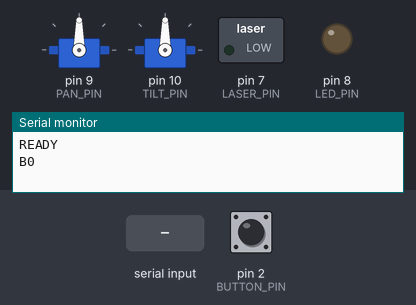
The sketch below on a simulated Arduino Uno, built with avr-gcc and run on an emulated ATmega328P. On the bench: 2 × servo, switched loads named in the sketch (green lamp = pin HIGH), output pins drawn as LEDs (lit = HIGH), the last lines printed to the serial monitor. Inputs (shaded band) come from the test bench; at power-on: pin 2 (BUTTON_PIN) HIGH.

Above: at 1.2 s.
1.3 s: "D1\n" received over Serial
At 1.7 s:
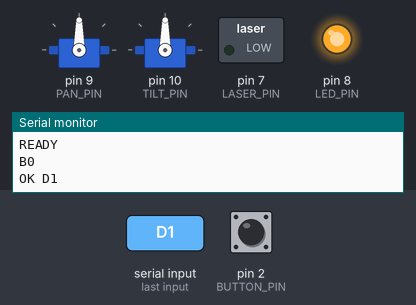
3.3 s: "OK 90,45\n" received over Serial
4.8 s: "L1\n" received over Serial
Timing chart, 0 to 7.8 s (numbered marks = the images above; inputs shaded):
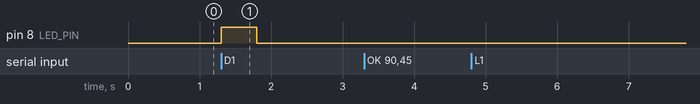

The sketch:

turret.ino
```cpp
/*
  SAFETY RULES - checked by reading this code (2026-10-11) and by compiling it.
  NOT yet verified on real hardware. docs/WOKWI.md shows how to check each
  one in the free online simulator.

    [x] L1 is refused while LASER_ENABLED is false
          handleLaserCommand() replies "ERR laser disabled..." and setLaser()
          forces the pin LOW whenever LASER_ENABLED is false.
    [x] Laser AND LED turn off after 500 ms without a valid command
          loop(): if (laserOn || ledOn) and millis() - lastCommandMs > 500.
          Only VALID commands (angles, L0/L1, D0/D1) reset the timer.
    [x] Angles are clamped to 20..160
          handleLine(): constrain(pan/tilt, MIN_ANGLE, MAX_ANGLE). Huge numbers
          (e.g. 99999999) saturate in strtol() and are then clamped too.
    [x] Malformed lines are ignored (servos don't move)
          handleLine() rejects anything that isn't exactly "number,number"
          (or L0/L1/D0/D1) with "ERR bad format: ...".
    [x] Boot state: both servos at 90, laser LOW, LED off
          setup(): the laser pin is driven LOW first, servo.write(90) is called
          BEFORE attach(), then setLed(false).
    [x] A flood of serial data can't crash it
          The line buffer has a fixed size (LINE_MAX); extra characters are
          dropped and the line is answered with "ERR line too long". The
          Arduino's own 64-byte receive buffer simply drops bytes when full.
          No String class is used, so memory can't fragment.

  !!! HARDWARE NOTE (Phase 5 wiring): while the Uno RESETS (every time the
  laptop opens the serial port) its bootloader runs for ~1-2 s BEFORE setup().
  During that time pin 7 is not driven (it "floats"), so the 2N2222's base
  could pick up noise and partly switch the laser on. No code can prevent
  this. Fix: a 10 kOhm resistor from pin 7 to GND (a "pull-down") so the
  transistor is held OFF whenever the pin isn't driven.

  turret.ino  -  drive the pan/tilt servos, laser, LOCKED LED and fire
                 button from the laptop.

  What it does:
    - Listens on the USB serial port at 115200 baud for lines of text like
          90,45
      meaning "pan servo to 90 degrees, tilt servo to 45 degrees".
    - Clamps (limits) both angles to 20..160 so the pan-tilt bracket never
      slams into its mechanical end stops (that can strip servo gears).
    - Ignores anything that isn't exactly "number,number" and keeps running.
    - Replies to every line so the laptop knows what happened:
          "OK 90,45"         -> servos moved (shows the angles after clamping)
          "ERR bad format"   -> line was ignored
    - Prints "READY" once at startup.

  Laser commands (pin 7, through the 2N2222 transistor):
          L1   -> laser ON   (ONLY if LASER_ENABLED below is true!)
          L0   -> laser OFF
    With LASER_ENABLED = false (the default) "L1" is refused with an
    "ERR laser disabled" reply and the pin stays LOW. Pin 7 can never
    go HIGH.

  LOCKED LED (pin 8, through a 220 ohm resistor):
          D1   -> LED on      D0 -> LED off

  FIRE BUTTON (pin 2 to GND, using the Arduino's built-in pull-up resistor):
    The Arduino reports the button to the laptop:
          B1   -> button pressed      B0 -> button released
    It sends the current state once after "READY", then on every change.
    The button does NOT switch the laser by itself - the laptop decides
    (it must also be locked, etc.), and "L1" is still refused unless
    LASER_ENABLED is true here.

  SAFETY TIMEOUT: if no valid command arrives for 500 ms (laptop program
  froze, crashed, or the USB cable was pulled), the laser AND the LED turn
  OFF by themselves. The laptop sends commands ~30 times per second while
  running, so in normal use this never triggers.

  Hobby servo basics:
    A servo has 3 wires: power, ground and signal. The Arduino sends a pulse
    on the signal wire about 50 times a second; the pulse's LENGTH
    (about 0.5 to 2.4 milliseconds) tells the servo which angle to hold.
    The Servo library generates those pulses for us - we just call
    servo.write(angle).
*/

#include <Servo.h>
#include <stdlib.h>   // for strtol(), which turns text into a number
#include <string.h>   // for strcmp(), which compares two pieces of text

// ---------------------------------------------------------------------------
// LASER SAFETY SWITCH
// false = the laser can NEVER turn on, whatever the laptop sends.
// Only change to true in Phase 5, after the laser wiring is checked.
// ---------------------------------------------------------------------------
const bool LASER_ENABLED = false;

// If no valid command arrives for this long, turn the laser and LED off.
const unsigned long COMMAND_TIMEOUT_MS = 500;

// ---------------------------------------------------------------------------
// Settings
// ---------------------------------------------------------------------------
const int PAN_PIN = 9;          // pan servo signal wire (left/right)
const int TILT_PIN = 10;        // tilt servo signal wire (up/down)
const int LASER_PIN = 7;        // laser transistor (only used if LASER_ENABLED)
const int LED_PIN = 8;          // "LOCKED" LED
const int BUTTON_PIN = 2;       // fire button (other leg to GND)

// A mechanical button "bounces": for a few milliseconds after you press it,
// the contacts flicker on/off many times. We only accept a new state once
// it has stayed the same for DEBOUNCE_MS.
const unsigned long DEBOUNCE_MS = 30;

const int MIN_ANGLE = 20;       // never go below this angle
const int MAX_ANGLE = 160;      // never go above this angle
const int START_ANGLE = 90;     // both servos start pointing straight ahead

const long BAUD_RATE = 115200;  // must match the Python script

// ---------------------------------------------------------------------------
// Global variables
// ---------------------------------------------------------------------------
Servo panServo;
Servo tiltServo;

// Incoming characters are collected here until a newline ('\n') arrives.
// We use a fixed-size char array instead of Arduino's String class because
// String can slowly fragment the Uno's tiny 2 KB of memory and cause
// random crashes in programs that run for a long time.
const int LINE_MAX = 32;        // longest line we accept (plenty for "160,160")
char line[LINE_MAX];
int lineLength = 0;
bool lineTooLong = false;

bool laserOn = false;
bool ledOn = false;
unsigned long lastCommandMs = 0;   // time (from millis()) of the last valid command

// Button debounce state. With INPUT_PULLUP the pin reads HIGH when the
// button is NOT pressed and LOW when it IS pressed (it connects to GND).
int buttonStable = HIGH;           // the accepted (debounced) state
int buttonLastReading = HIGH;      // the raw reading last time we looked
unsigned long buttonChangedMs = 0; // when the raw reading last changed


// The ONLY function that touches the laser pin.
void setLaser(bool on) {
  if (!LASER_ENABLED) {
    on = false;                    // safety switch off: force OFF, always
  }
  laserOn = on;
  digitalWrite(LASER_PIN, on ? HIGH : LOW);
}


void setLed(bool on) {
  ledOn = on;
  digitalWrite(LED_PIN, on ? HIGH : LOW);
}


void sendButtonState() {
  Serial.println(buttonStable == LOW ? "B1" : "B0");
}


// Read the button, debounce it, and report changes as B1 / B0.
void checkButton() {
  int reading = digitalRead(BUTTON_PIN);
  if (reading != buttonLastReading) {
    buttonChangedMs = millis();    // still bouncing: restart the wait
    buttonLastReading = reading;
  }
  if (millis() - buttonChangedMs > DEBOUNCE_MS && reading != buttonStable) {
    buttonStable = reading;        // steady long enough: accept it
    sendButtonState();
  }
}


void setup() {
  // Laser OFF first thing, before anything else can happen.
  digitalWrite(LASER_PIN, LOW);
  pinMode(LASER_PIN, OUTPUT);
  setLaser(false);

  pinMode(LED_PIN, OUTPUT);
  setLed(false);

  // INPUT_PULLUP turns on a resistor inside the Arduino that pulls the pin
  // up to 5V, so we don't need an external resistor for the button.
  pinMode(BUTTON_PIN, INPUT_PULLUP);
  buttonStable = digitalRead(BUTTON_PIN);
  buttonLastReading = buttonStable;

  // Calling write() BEFORE attach() makes the very first pulse already
  // be 90 degrees, so the servos don't twitch to a random angle at boot.
  panServo.write(START_ANGLE);
  tiltServo.write(START_ANGLE);
  panServo.attach(PAN_PIN);
  tiltServo.attach(TILT_PIN);

  Serial.begin(BAUD_RATE);
  Serial.println("READY");
  sendButtonState();               // tell the laptop the starting button state
}


void loop() {
  // Read every character that has arrived so far (if any).
  while (Serial.available() > 0) {
    char c = Serial.read();

    if (c == '\r') {
      // Windows sometimes sends "\r\n" at the end of a line. Ignore the \r.
      continue;
    }

    if (c == '\n') {
      // End of line: process what we collected, then start a new line.
      line[lineLength] = '\0';   // '\0' marks the end of a C text string
      if (lineTooLong) {
        Serial.println("ERR line too long");
      } else if (lineLength > 0) {
        handleLine(line);
      }
      lineLength = 0;
      lineTooLong = false;
    } else if (lineLength < LINE_MAX - 1) {
      // Normal character: add it to the line (leave room for the '\0').
      line[lineLength] = c;
      lineLength++;
    } else {
      // Line is longer than our buffer: remember to throw it away at '\n'.
      lineTooLong = true;
    }
  }

  checkButton();

  // Safety timeout. millis() = milliseconds since the Arduino started.
  // (Subtracting like this still works when millis() wraps around after
  // ~50 days, because both numbers are "unsigned long".)
  if ((laserOn || ledOn) && (millis() - lastCommandMs > COMMAND_TIMEOUT_MS)) {
    setLaser(false);
    setLed(false);
    Serial.println("TIMEOUT: laser and LED off (no command for 500 ms)");
  }
}


// Handle "D1" (LED on) or "D0" (LED off).
void handleLedCommand(bool wantOn) {
  lastCommandMs = millis();
  setLed(wantOn);
  Serial.println(wantOn ? "OK D1" : "OK D0");
}


// Handle "L1" (on) or "L0" (off).
void handleLaserCommand(bool wantOn) {
  lastCommandMs = millis();
  if (wantOn && !LASER_ENABLED) {
    setLaser(false);
    Serial.println("ERR laser disabled in sketch (LASER_ENABLED = false)");
    return;
  }
  setLaser(wantOn);
  Serial.println(wantOn ? "OK L1" : "OK L0");
}


// Parse a line like "90,45" and move the servos.
// Anything else (e.g. "hello", "90", "90,", "90.5,45", "90,45,10")
// is rejected and the servos don't move.
void handleLine(char* text) {
  // Laser commands first: exactly "L1" or "L0"
  if (strcmp(text, "L1") == 0) {   // strcmp() returns 0 when the texts match
    handleLaserCommand(true);
    return;
  }
  if (strcmp(text, "L0") == 0) {
    handleLaserCommand(false);
    return;
  }
  // LED commands: exactly "D1" or "D0"
  if (strcmp(text, "D1") == 0) {
    handleLedCommand(true);
    return;
  }
  if (strcmp(text, "D0") == 0) {
    handleLedCommand(false);
    return;
  }

  char* end;   // strtol() sets this to the first character it didn't use

  // 1) First number (pan)
  long pan = strtol(text, &end, 10);
  if (end == text) {               // no digits at all
    reportBadLine(text);
    return;
  }

  // 2) A comma, possibly with spaces around it
  while (*end == ' ') end++;
  if (*end != ',') {
    reportBadLine(text);
    return;
  }
  char* tiltStart = end + 1;

  // 3) Second number (tilt)
  long tilt = strtol(tiltStart, &end, 10);
  if (end == tiltStart) {          // nothing after the comma
    reportBadLine(text);
    return;
  }

  // 4) Nothing else allowed after it (except trailing spaces)
  while (*end == ' ') end++;
  if (*end != '\0') {
    reportBadLine(text);
    return;
  }

  // 5) Clamp to the safe range, then move.
  //    constrain(x, low, high) returns x limited to low..high.
  pan = constrain(pan, MIN_ANGLE, MAX_ANGLE);
  tilt = constrain(tilt, MIN_ANGLE, MAX_ANGLE);

  panServo.write((int)pan);
  tiltServo.write((int)tilt);
  lastCommandMs = millis();        // valid command -> reset the safety timeout

  Serial.print("OK ");
  Serial.print(pan);
  Serial.print(",");
  Serial.println(tilt);
}


void reportBadLine(const char* text) {
  Serial.print("ERR bad format: ");
  Serial.println(text);
}
```

Measured:
- after the input at 1.3 s, pin 8 (LED_PIN): LOW → HIGH at once, → LOW 0.50 s later
